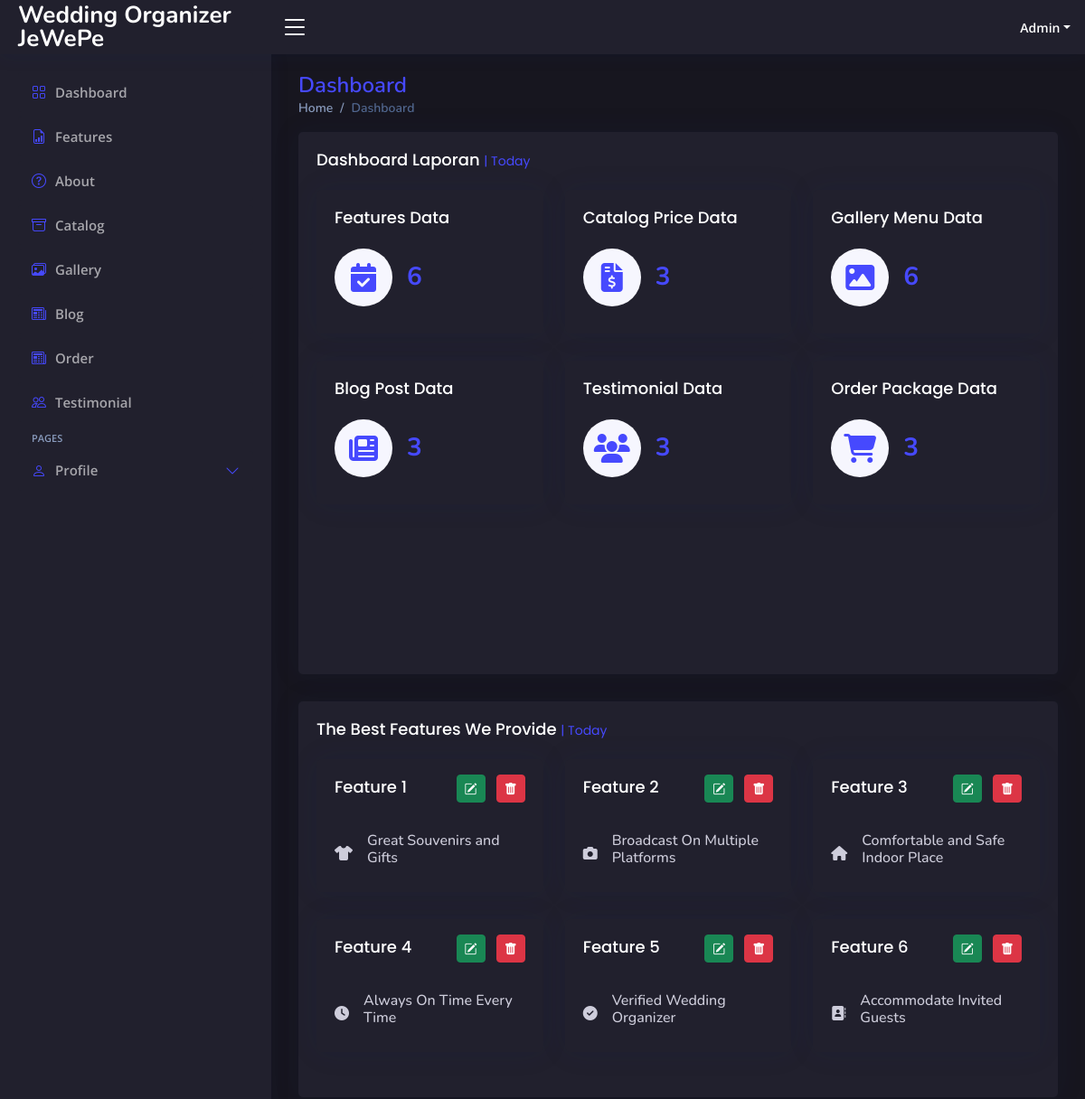
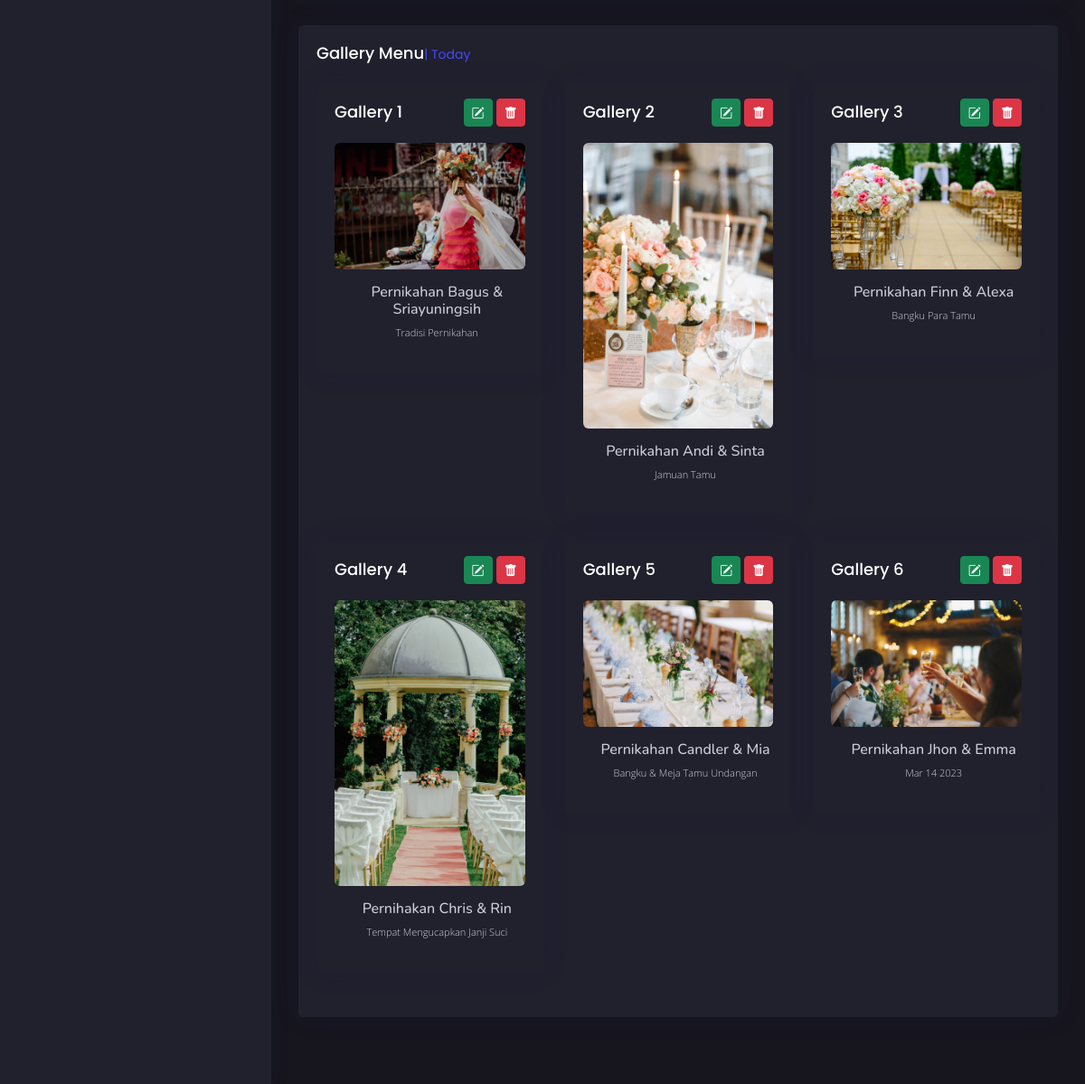
The page /admin/ (signed in) on the database its author committed (2 pictures, top to bottom).
### tables this page shows
CREATE TABLE `features` (
  `id` int NOT NULL AUTO_INCREMENT,
  `features_icon` varchar(255) NOT NULL,
  `features_name` varchar(255) NOT NULL,
  PRIMARY KEY (`id`)
);

CREATE TABLE `gallery` (
  `id` int NOT NULL AUTO_INCREMENT,
  `gallery_heading` varchar(255) NOT NULL,
  `gallery_desc` text NOT NULL,
  `gallery_image` varchar(255) NOT NULL,
  PRIMARY KEY (`id`)
);

### admin/page/dashboard.php (the view, shortened to what this page needs)
<div class="pagetitle">
    <h1>Dashboard</h1>
    <nav>
        <ol class="breadcrumb">
            <li class="breadcrumb-item"><a href="index.php?page=dashboard">Home</a></li>
            <li class="breadcrumb-item active">Dashboard</li>
        </ol>
    </nav>
</div>
<section class="section dashboard">
    <div class="col-12">
        <div class="card recent-sales overflow-auto">
            <div class="card-body">
                <h5 class="card-title">Dashboard Laporan <span>| Today</span></h5>
                <div class="row" data-masonry='{"percentPosition": true }'>
                    <div class="col-md-4">
                        <div class="card info-card sales-card">
                            <div class="card-body">
                                <h5 class="card-title">Features Data</h5>
                                <div class="d-flex align-items-center">
                                    <div class="card-icon rounded-circle d-flex align-items-center justify-content-center">
                                        <i class="fa-solid fa-calendar-check"></i>
                                    </div>
                                    <div class="ps-3">
                                        <h6>
                                            <?php
                                            include '../db-connect.php';
                                            $data_barang = mysqli_query($koneksi2, "SELECT * FROM features");
                                            $jumlah_barang = mysqli_num_rows($data_barang);
                                            echo $jumlah_barang;
                                            ?>
                                        </h6>
                                    </div>
                                </div>
                            </div>
                        </div>
                    </div>
                    <div class="col-md-4">
                        <div class="card info-card sales-card">
                            <div class="card-body">
                                <h5 class="card-title">Catalog Price Data</h5>
                                <div class="d-flex align-items-center">
                                    <div class="card-icon rounded-circle d-flex align-items-center justify-content-center">
                                        <i class="fa-solid fa-file-invoice-dollar"></i>
                                    </div>
                                    <div class="ps-3">
                                        <h6>
                                            <?php
                                            $data_barang = mysqli_query($koneksi2, "SELECT * FROM packages");
                                            $jumlah_barang = mysqli_num_rows($data_barang);
                                            echo $jumlah_barang;
                                            ?>
                                        </h6>
                                    </div>
                                </div>
                            </div>
                        </div>
                    </div>
                    <div class="col-md-4">
                        <div class="card info-card sales-card">
                            <div class="card-body">
                                <h5 class="card-title">Gallery Menu Data</h5>
                                <div class="d-flex align-items-center">
                                    <div class="card-icon rounded-circle d-flex align-items-center justify-content-center">
                                        <i class="fa-solid fa-image"></i>
                                    </div>
                                    <div class="ps-3">
                                        <h6>
                                            <?php
                                            $data_barang = mysqli_query($koneksi2, "SELECT * FROM gallery");
                                            $jumlah_barang = mysqli_num_rows($data_barang);
                                            echo $jumlah_barang;
                                            ?>
                                        </h6>
                                    </div>
                                </div>
                            </div>
                        </div>
                    </div>
                    <div class="col-md-4">
                        <div class="card info-card sales-card">
                            <div class="card-body">
                                <h5 class="card-title">Blog Post Data</h5>
                                <div class="d-flex align-items-center">
                                    <div class="card-icon rounded-circle d-flex align-items-center justify-content-center">
                                        <i class="fa-solid fa-newspaper"></i>
                                    </div>
                                    <div class="ps-3">
                                        <h6>
                                            <?php
                                            $data_barang = mysqli_query($koneksi2, "SELECT * FROM blog");
                                            $jumlah_barang = mysqli_num_rows($data_barang);
                                            echo $jumlah_barang;
                                            ?>
                                        </h6>
                                    </div>
                                </div>
                            </div>
                        </div>
                    </div>
                    <div class="col-md-4">
                        <div class="card info-card sales-card">
                            <div class="card-body">
                                <h5 class="card-title">Testimonial Data</h5>
                                <div class="d-flex align-items-center">
                                    <div class="card-icon rounded-circle d-flex align-items-center justify-content-center">
                                        <i class="fa-solid fa-users"></i>
                                    </div>
                                    <div class="ps-3">
                                        <h6>
                                            <?php
                                            $data_barang = mysqli_query($koneksi2, "SELECT * FROM testimonial");
                                            $jumlah_barang = mysqli_num_rows($data_barang);
                                            echo $jumlah_barang;
                                            ?>
                                        </h6>
                                    </div>
                                </div>
                            </div>
                        </div>
                    </div>
                    <div class="col-md-4">
                        <div class="card info-card sales-card">
                            <div class="card-body">
                                <h5 class="card-title">Order Package Data</h5>
                                <div class="d-flex align-items-center">
                                    <div class="card-icon rounded-circle d-flex align-items-center justify-content-center">
                                        <i class="fa-solid fa-cart-shopping"></i>
                                    </div>
                                    <div class="ps-3">
                                        <h6>
                                            <?php
                                            $data_barang = mysqli_query($koneksi2, "SELECT * FROM `order`");
                                            $jumlah_barang = mysqli_num_rows($data_barang);
                                            echo $jumlah_barang;
                                            ?>
                                        </h6>
                                    </div>
                                </div>
                            </div>
                        </div>
                    </div>
                </div>
            </div>
        </div>
    </div>
</section>
<div class="col-12">
    <div class="card recent-sales overflow-auto">
        <div class="card-body">
            <h5 class="card-title">The Best Features We Provide <span>| Today</span></h5>
            <div class="row" data-masonry='{"percentPosition": true }'>
                <?php
                $query = "SELECT * FROM features ORDER BY id DESC";
                $result = mysqli_query($koneksi2, $query);
                $no = 1;
                while ($row = mysqli_fetch_assoc($result)) {
                ?>
                    <div class="col-md-4">
                        <div class="card features-card">
                            <div class="card-body">
                                <div class="d-flex justify-content-between align-items-center mb-3">
                                    <div class="name">
                                        <h5 class="card-title">Feature <?php echo $no; ?></h5>
                                    </div>
                                    <div class="opsi">
                                        <a href="index.php?page=edit-features&id=<?php echo $row['id']; ?>" class="btn btn-success btn-sm me-2">
                                            <i class="bi bi-pencil-square"></i>
                                        </a>
                                        <a href="../action.php?act=delete-features&id=<?php echo $row['id']; ?>" class="btn btn-danger btn-sm">
                                            <i class="bi bi-trash-fill"></i>
                                        </a>
                                    </div>
                                </div>
                                <div class="d-flex align-items-center">
                                    <div class="card-icon rounded-circle d-flex align-items-center justify-content-center me-3">
                                        <i class="<?php echo $row['features_icon']; ?>"></i>
                                    </div>
                                    <div>
                                        <h6><?php echo $row['features_name']; ?></h6>
                                    </div>
                                </div>
                            </div>
                        </div>
                    </div>
                <?php
                    $no++;
                }
                ?>
            </div>
        </div>
    </div>
</div>
        <div class="col-12">
                    <div class="card recent-sales overflow-auto">
                        <div class="card-body">
                            <h5 class="card-title">Gallery Menu<span>| Today</span></h5>
                            <div class="row" data-masonry='{"percentPosition": true }'>
                                <?php
                                $query = "SELECT * FROM gallery ORDER BY id DESC";
                                $result = mysqli_query($koneksi2, $query);
                                $no = 1;
                                while ($row = mysqli_fetch_assoc($result)) {
                                ?>
                                    <div class="col-md-4">
                                        <div class="card gallery-card">
                                            <div class="card-body">
                                                <div class="d-flex justify-content-between">
                                                    <div class="name">
                                                        <h5 class="card-title">Gallery <?php echo $no ?></h5>
                                                    </div>
                                                    <div class="opsi py-3">
                                                        <a href="index.php?page=edit-gallery&id=<?php echo $row['id']; ?>" class="btn btn-success btn-sm"><i class="bi bi-pencil-square"></i></a>
                                                        <a href="../action.php?act=delete-gallery&id=<?php echo $row['id']; ?>" class="btn btn-danger btn-sm"><i class="bi bi-trash-fill"></i></a>
                                                    </div>
                                                </div>
                                                <div class="text-center">
                                                    <div class="gallery-image">
                                                        <img src="../assets/img/gallery/<?php echo $row['gallery_image']; ?>" alt="" class="img-fluid rounded mb-3">
                                                    </div>
                                                    <div class="ps-3">
                                                        <h6><?php echo $row['gallery_heading']; ?></h6>
                                                        <p class="fw-light" style="font-size: 11px;"><?php echo $row['gallery_desc']; ?></p>
                                                    </div>
                                                </div>
                                            </div>
                                        </div>
                                    </div>
                                <?php
                                    $no++;
                                }
                                ?>
                            </div>
                        </div>
                    </div>
                </div>

### rows shown on the page
features: features_name "Great Souvenirs and Gifts"
features: features_name "Broadcast On Multiple Platforms"
features: features_name "Comfortable and Safe Indoor Place"
features: features_name "Always On Time Every Time"
features: features_name "Verified Wedding Organizer"
features: features_name "Accommodate Invited Guests"
gallery: gallery_image (picture), gallery_heading "Pernikahan Bagus & Sriayuningsih", gallery_desc "Tradisi Pernikahan"
gallery: gallery_image (picture), gallery_heading "Pernikahan Andi & Sinta", gallery_desc "Jamuan Tamu"
gallery: gallery_image (picture), gallery_heading "Pernikahan Finn & Alexa", gallery_desc "Bangku Para Tamu"
gallery: gallery_image (picture), gallery_heading "Pernihakan Chris & Rin", gallery_desc "Tempat Mengucapkan Janji Suci"
gallery: gallery_image (picture), gallery_heading "Pernikahan Candler & Mia", gallery_desc "Bangku & Meja Tamu Undangan"
gallery: gallery_image (picture), gallery_heading "Pernikahan Jhon & Emma", gallery_desc "Mar 14 2023"

### other values the page prints
$jumlah_barang "6"
$jumlah_barang "3"
